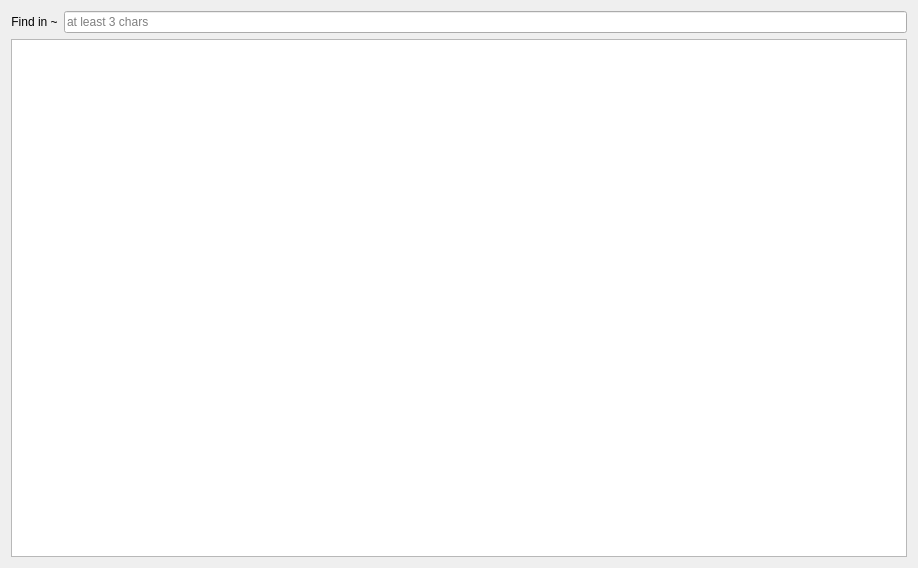
<?xml version="1.0" encoding="UTF-8"?>
<ui version="4.0">
 <class>Widget</class>
 <widget class="QWidget" name="Widget">
  <property name="geometry">
   <rect>
    <x>0</x>
    <y>0</y>
    <width>918</width>
    <height>568</height>
   </rect>
  </property>
  <layout class="QGridLayout" name="gridLayout">
   <item row="0" column="0">
    <widget class="QLabel" name="promptLabel">
     <property name="text">
      <string>Find in ~</string>
     </property>
     <property name="alignment">
      <set>Qt::AlignCenter</set>
     </property>
    </widget>
   </item>
   <item row="0" column="1">
    <widget class="QtFinder::SearchLineEdit" name="searchLineEdit">
     <property name="text">
      <string/>
     </property>
     <property name="placeholderText">
      <string>at least 3 chars</string>
     </property>
    </widget>
   </item>
   <item row="1" column="0" colspan="2">
    <widget class="QtFinder::QuickfixWidget" name="quickfixWidget"/>
   </item>
  </layout>
 </widget>
 <customwidgets>
  <customwidget>
   <class>QtFinder::SearchLineEdit</class>
   <extends>QLineEdit</extends>
   <header location="global">SearchLineEdit.h</header>
   <slots>
    <signal>searchKeywordsChanged(QStringList)</signal>
   </slots>
  </customwidget>
  <customwidget>
   <class>QtFinder::QuickfixWidget</class>
   <extends>QListWidget</extends>
   <header location="global">QuickfixWidget.h</header>
  </customwidget>
 </customwidgets>
 <resources/>
 <connections/>
</ui>
